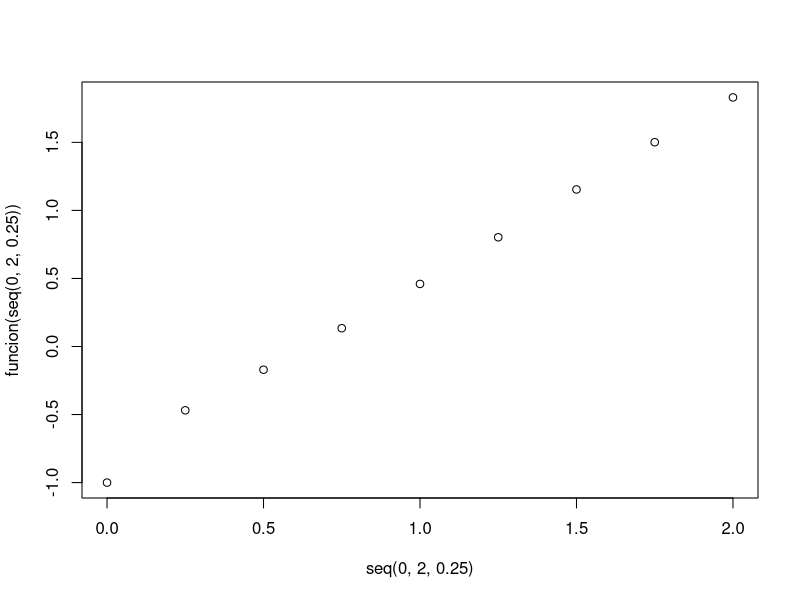

This figure's R source:
rm(list=ls())
graphics.off()
funcion<-function(x){
  f<-   sqrt(x) - cos(x) 
  return(f)
  
}

Biseccion<-function(a,b,tol,n,f){
  
  
#PASO 1
i=1
FA=f(a)

#PASO 2
while(i<=n){
  
  #PASO 3
  p=a+ (b-a)/2
  FP=f(p)
  
  #PASO 4
  if(FP==0 | (b-a)/2 < tol){
    return(p)
    
    
  }
  #PASO 5
  i= i+1
  
  #PASO 6
  if (FA*FP > 0){
    a=p
    FA=FP
  }else{
    b=p
  }
    
  }
#PASO 7
  
  return(paste("El método fracasó despúes de: " , n , " Iteraciones"))

}

plot(seq(0,2,0.25),funcion(seq(0,2,0.25)))
a = 0.5
b = 1
tol = 10^-6
n = 100
(Biseccion(a,b,tol,n,funcion))
